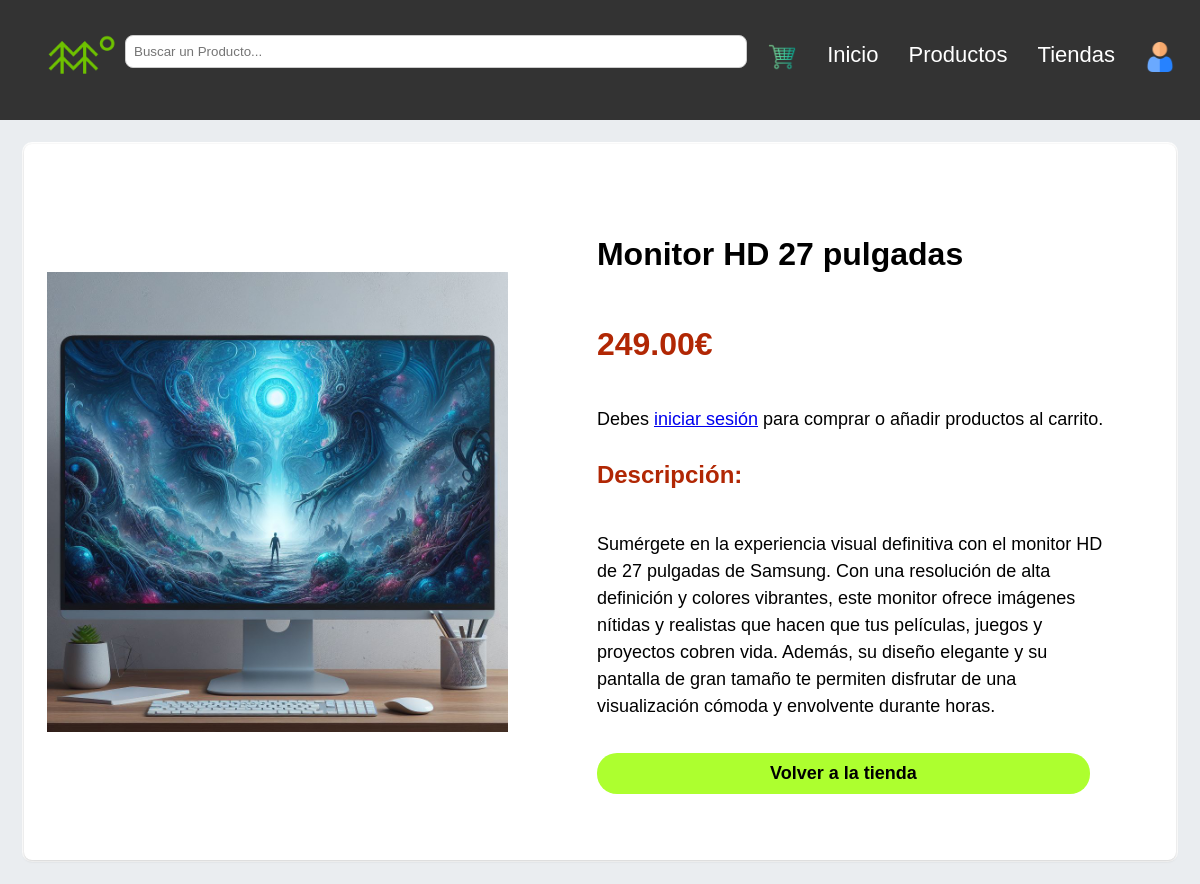
The page /php/detallesProductos.php?id=3 on the database its author committed.
### tables this page shows
CREATE TABLE IF NOT EXISTS productos (
    id_producto INT AUTO_INCREMENT PRIMARY KEY,
    nombre VARCHAR(255) NOT NULL,
    marca VARCHAR(255),
    precio DECIMAL(10, 2) NOT NULL,
    descripcion_breve TEXT,
    imagen VARCHAR(255)
);

### php/detallesProductos.php (the view, shortened to what this page needs)
<link rel="stylesheet" href="../css/Detalles.css"/>
<?php
include '../php/conexion.php';
include '../php/Menu.php';
if (isset($_GET['id'])) {
    $id_producto = $_GET['id'];
    $sql = "SELECT * FROM productos WHERE id_producto = $id_producto";
    $result = $conn->query($sql);
    if ($result->num_rows > 0) {
        $row = $result->fetch_assoc();
        echo '<div class="detalle-producto">';
        echo '<img class="imagen" src="' . $row['imagen'] . '" alt="' . $row['nombre'] . '">';
        echo '<div class="movida">';
        echo '<h2>' . $row['nombre'] . '</h2>';
        echo '<p class="precio">' . $row['precio'] . '€</p>';
        if (isset($_SESSION['username'])) {
            echo '<form id="formCarrito" action="" method="post">';
            echo '<input type="hidden" name="id_producto" value="' . $row['id_producto'] . '">';
            echo '<button type="submit" id="btnAgregarCarrito" class="btn-comprar" name="agregar_carrito">Añadir al carrito</button>';
            echo '<button type="button" class="btn-comprar" name="comprar">Comprar</button>';
            echo '</form>';
        } else {
            echo '<p>Debes <a href="../php/Inicio.php">iniciar sesión</a> para comprar o añadir productos al carrito.</p>';
        }
        echo '<h3>Descripción:</h3>';
        echo '<p class="descripcion">' . $row['descripcion_breve'] . '</p>';
        echo '<button class="btn-comprar" onclick="window.location.href=\'index.php\'">Volver a la tienda</button>';
        echo '</div>';
        echo '</div>';
    } else {
        echo '<p>El producto no existe.</p>';
    }
} else {
    echo '<p>No se ha especificado un producto.</p>';
}
?>

### php/Menu.php (shortened to what this page needs)
<!DOCTYPE html>
<html>
    <head>
        <link rel='stylesheet' type='text/css' media='screen' href='../css/menu.css'>
    </head>
    <body>
        <header class="menuPrin">
            <img class="logo" src="../img/log/Logo.png" alt="alt"/>
            <form id="search-form" class="input-form">
                <input id="search-input" type="text" class="search-input" placeholder="Buscar un Producto..." />
            </form>
            <nav class="indice">
                <ul>
                    <li><a href="../php/Carrito.php"><img src="../img/Icono/carro-de-la-carretilla.png" alt=""/></a></li>
                    <li><a href="../php/inicio.php">Inicio</a></li>
                    <li><a href="../php/index.php">Productos</a></li>
                    <li><a href="../php/Tienda.php">Tiendas</a></li>
                    <li>
                        <a id="icono-usuario" href="#">
                            <img src="../img/Icono/usuario.png" alt="Usuario"/>
                        </a>
                    </li>
                </ul>
            </nav>
        </header>
    </body>
</html>

### css/Detalles.css (style rules this page uses)
body { font-family: 'Amazon Ember', Arial, sans-serif; background-color: #EAEDF0; margin: 0; padding: 0; }
.detalle-producto { display: flex; flex-wrap: wrap; background-color: #FFFFFF; box-shadow: 0 1px 3px 0 rgba(0, 0, 0, 0.2), 0 0 0 2px #FFFFFF; margin: 2%; border-radius: 8px; overflow: hidden; }
.detalle-producto img { max-width: 100%; object-fit: contain; flex-basis: 40%; min-width: 300px; height: auto; margin: 2%; }
.imagen { border-radius:18px; }
.movida { flex: 1; padding: 20px; display: flex; flex-direction: column; justify-content: space-between; margin: 4%; }
.detalle-producto h2 { font-size: 32px; font-weight: 600; }
.detalle-producto h3 { font-size: 24px; color: #B12704; margin-top: 10px; }
.detalle-producto .precio { font-size: 32px; font-weight: bold; color: #B12704; margin: 20px 0; }
.detalle-producto p, .detalle-producto .descripcion { font-size: 18px; line-height: 1.5; }
.btn-comprar { background-color: greenyellow; border: none; padding: 10px 20px; border-radius: 20px; font-weight: bold; text-align: center; cursor: pointer; transition: background 0.3s ease; margin-top: 15px; margin-right: 20px; font-size: 18px; }

### css/menu.css (style rules this page uses)
body { margin: 0; font-family: 'Arial', sans-serif; }
.menuPrin { display: flex; justify-content: space-between; align-items: center; padding: 25px; background-color: #333; color: white; flex-wrap: wrap; }
.input-form { display: flex; align-items: center; margin-right: 20px; flex-grow: 1; }
.search-input { border: 1px solid #ccc; border-radius: 8px; width: auto; flex-grow: 1; padding: 8px; align-items: center; }
.indice ul { list-style: none; display: flex; gap: 30px; font-size: 22px; padding: 0; margin: 0; }
.indice a { text-decoration: none; color: white; transition: color 0.3s; }
.logo { width: 100px; margin-bottom: 10px; }
a img { width: 30px; height: 30px; transition: transform 0.3s; }

### rows shown on the page
productos: imagen (picture), nombre "Monitor HD 27 pulgadas", precio "249.00", descripcion_breve "Sumérgete en la experiencia visual definitiva con el monitor HD de 27 pulgadas de Samsung. Con una resolución de alta definición y colores vibrantes, este monitor ofrece imágenes nítidas y realistas que hacen que tus películas, juegos y proyectos cobren vida. Además, su diseño elegante y su pantalla de gran tamaño te permiten disfrutar de una visualización cómoda y envolvente durante horas."
